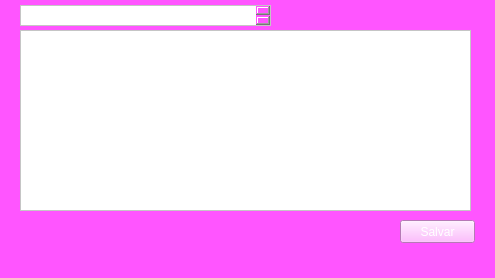
<?xml version="1.0" encoding="UTF-8"?>
<ui version="4.0">
 <class>NewWindow</class>
 <widget class="QMainWindow" name="NewWindow">
  <property name="geometry">
   <rect>
    <x>0</x>
    <y>0</y>
    <width>495</width>
    <height>278</height>
   </rect>
  </property>
  <property name="windowTitle">
   <string>MainWindow</string>
  </property>
  <property name="styleSheet">
   <string notr="true">color: rgb(255, 85, 255);

background-color: rgb(255, 85, 255);</string>
  </property>
  <widget class="QWidget" name="centralwidget">
   <widget class="QPlainTextEdit" name="plainTextEdit">
    <property name="geometry">
     <rect>
      <x>20</x>
      <y>5</y>
      <width>251</width>
      <height>21</height>
     </rect>
    </property>
    <property name="styleSheet">
     <string notr="true">background-color: rgb(255, 255, 255);</string>
    </property>
   </widget>
   <widget class="QPushButton" name="saveImage">
    <property name="geometry">
     <rect>
      <x>400</x>
      <y>220</y>
      <width>75</width>
      <height>23</height>
     </rect>
    </property>
    <property name="styleSheet">
     <string notr="true">color: rgb(255, 255, 255);
background-color: rgb(255, 170, 255);</string>
    </property>
    <property name="text">
     <string>Salvar</string>
    </property>
   </widget>
   <widget class="QTableWidget" name="tableWidget">
    <property name="geometry">
     <rect>
      <x>20</x>
      <y>30</y>
      <width>451</width>
      <height>181</height>
     </rect>
    </property>
    <property name="styleSheet">
     <string notr="true">background-color: rgb(255, 255, 255);
color: rgb(170, 0, 127);</string>
    </property>
   </widget>
  </widget>
  <widget class="QMenuBar" name="menubar">
   <property name="geometry">
    <rect>
     <x>0</x>
     <y>0</y>
     <width>495</width>
     <height>21</height>
    </rect>
   </property>
  </widget>
  <widget class="QStatusBar" name="statusbar"/>
 </widget>
 <resources/>
 <connections/>
</ui>
